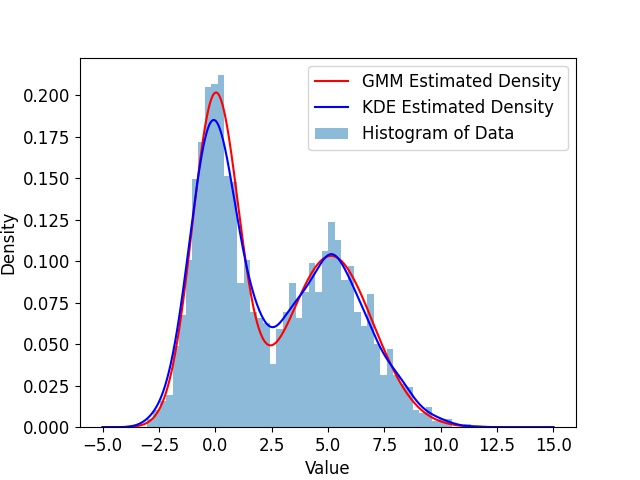

Generate this figure with Python:
import numpy as np
import matplotlib.pyplot as plt
from sklearn.neighbors import KernelDensity
from sklearn.mixture import GaussianMixture

# Generate synthetic data from two Gaussian distributions
np.random.seed(0)
data1 = np.random.normal(loc=0, scale=1, size=1000)
data2 = np.random.normal(loc=5, scale=2, size=1000)
data = np.concatenate((data1, data2)).reshape(-1, 1)

# Fit a Gaussian Mixture Model to estimate the density
gmm = GaussianMixture(n_components=2)
gmm.fit(data)

# Fit a Kernel Density Estimation model
kde = KernelDensity(kernel='gaussian', bandwidth=0.5)
kde.fit(data)

# Generate points for plotting the estimated densities
x = np.linspace(-5, 15, 1000)
pdf_gmm = np.exp(gmm.score_samples(x.reshape(-1, 1)))
pdf_kde = np.exp(kde.score_samples(x.reshape(-1, 1)))

# Plot the histogram of the data and the estimated densities
plt.hist(data, bins=50, density=True, alpha=0.5, label='Histogram of Data')
plt.plot(x, pdf_gmm, color='red', label='GMM Estimated Density')
plt.plot(x, pdf_kde, color='blue', label='KDE Estimated Density')
plt.xlabel('Value',fontsize=12)
plt.ylabel('Density',fontsize=12)
plt.legend(fontsize=12)
plt.xticks(size=12)
plt.yticks(size=12)
plt.savefig("kde.jpeg")
